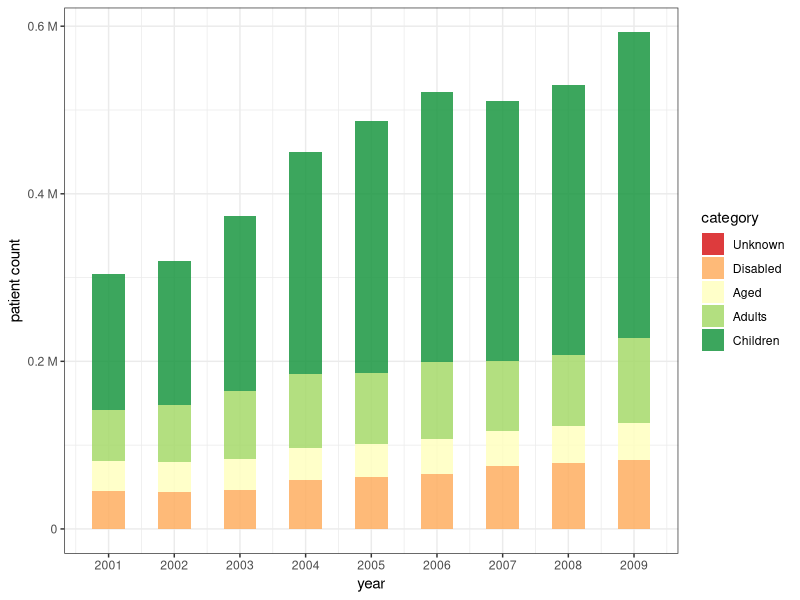
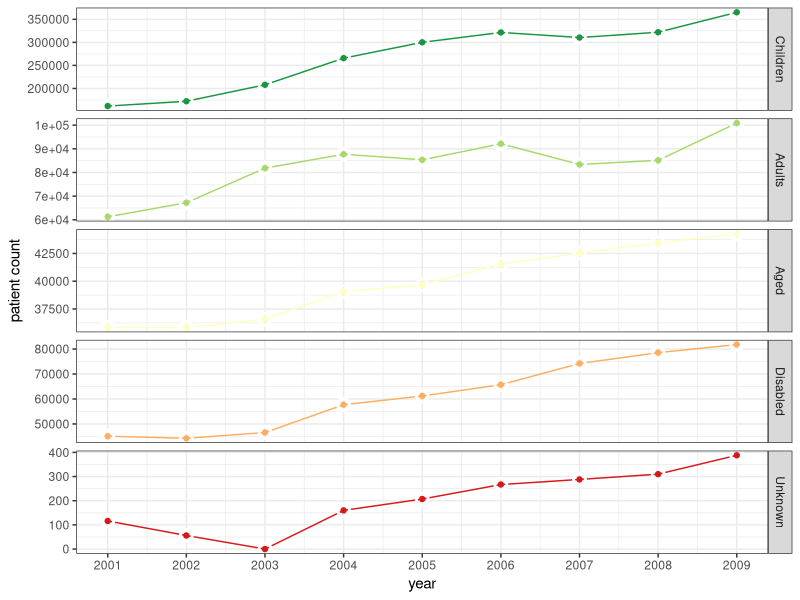
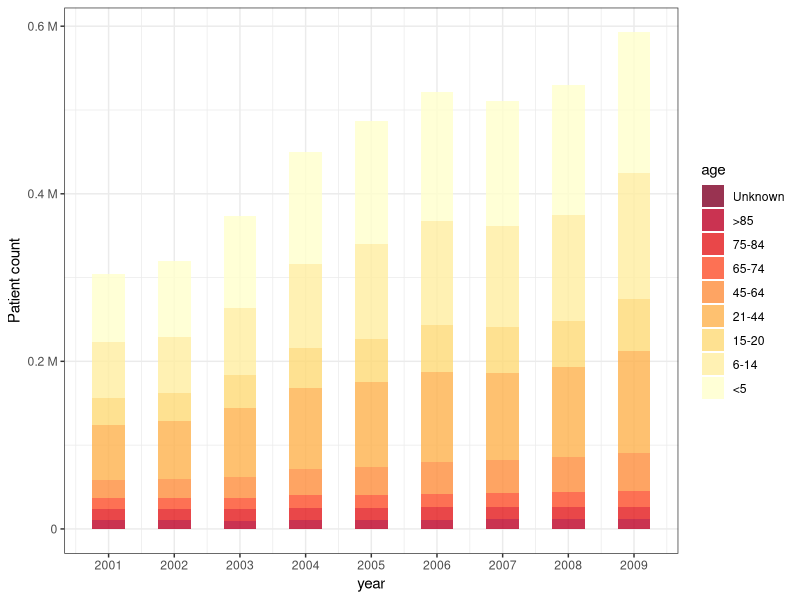
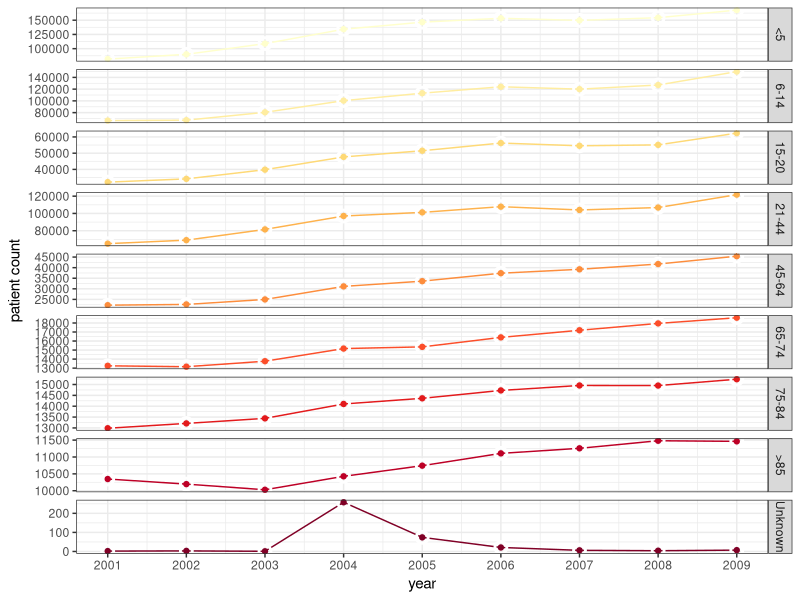

Generate these figures, in order, with R:
# CO medicaid beneficiary visualizations
#
# Created by: Raibatak Das
# Date: May 2016
# Last modified: Jun 2016

library(dplyr)
library(magrittr)
library(RColorBrewer)
library(ggplot2)
#setwd("~/consulting/active-projects/dqa-visualization/dqa-viz/code/")

# Import medicaid demographic data
medicaid.data = read.csv("../data/co-medicaid-demographics.csv")

# Rename and reorder age-groups to a more natural order
levels(medicaid.data$age)
medicaid.data %<>%
  mutate(age = as.character(age)) %>%
  mutate(age = ifelse(age=="5 and younger", "<5", age)) %>%
  mutate(age = ifelse(age=="85 and older", ">85", age)) %>%
  mutate(age = factor(age, levels = c("<5", "6-14", "15-20", "21-44", "45-64",
                                     "65-74", "75-84", ">85", "Unknown")))

# Extract counts in each age grop by year
age.counts = medicaid.data %>%
  group_by(year, age) %>%
  summarise(n = sum(count))

# Reorder categories
levels(medicaid.data$category)
medicaid.data %<>%
  mutate(category = as.character(category)) %>%
  mutate(category = ifelse(category == "Other/ Unknown", "Unknown", category)) %>%
  mutate(category = factor(category, levels = c("Children", "Adults", "Aged",
                                                "Disabled", "Unknown")))

# Extract counts in each category by year
category.counts = medicaid.data %>%
  group_by(year, category) %>%
  summarise(n = sum(count))

# Plot category counts - stacked bar chart
png("../plots/category-by-year-1.png", width=720, height=480)
ggplot(category.counts, aes(x=year, y=n, fill=category)) +
  geom_bar(stat = "identity", width=0.5, alpha=0.85) +
  scale_fill_brewer(type="div", palette="RdYlGn", direction=-1,
                    guide = guide_legend(reverse=T)) +
  scale_x_continuous(breaks=c(2001:2009)) +
  ylab("patient count") +
  scale_y_continuous(breaks=c(0, 2e5, 4e5, 6e5),
                     labels=c("0", "0.2 M", "0.4 M", "0.6 M")) +
  theme_bw()
dev.off()

# Use faceting to show individual categories
png("../plots/category-by-year-2.png", width=720, height=720)
ggplot(category.counts, aes(x=year, y=n, color=category)) +
  geom_line() +
  geom_point(shape=1, size=3, stroke=1.5, colour="white") +
  geom_point() +
  scale_color_brewer(type="div", palette="RdYlGn", direction=-1,
                    guide = F) +
  facet_grid(category ~ ., scales="free_y") +
  scale_x_continuous(breaks=c(2001:2009)) +
  ylab("patient count") +
  theme_bw()
dev.off()

# Plot counts in beneficiary age groups by year
png("../plots/age-by-year-1.png", width=720, height=480)
ggplot(age.counts, aes(x=year, y=n, fill=age)) +
  geom_bar(stat = "identity", width=0.5, alpha=0.8) +
  scale_fill_brewer(type = "seq", palette="YlOrRd", guide = guide_legend(reverse=T)) +
  scale_x_continuous(breaks=c(2001:2009)) +
  ylab("Patient count") +
  scale_y_continuous(breaks=c(0, 2e5, 4e5, 6e5),
                     labels=c("0", "0.2 M", "0.4 M", "0.6 M")) +
  theme_bw()
dev.off()

# Use faceting to show individual age groups
png("../plots/age-by-year-2.png", width=720, height=720)
ggplot(age.counts, aes(x=year, y=n, color=age)) +
  geom_line() +
  geom_point(shape=1, size=3, stroke=1.5, colour="white") +
  geom_point() +
  scale_color_brewer(type = "seq", palette="YlOrRd", guide = F) +
  facet_grid(age ~ ., scales="free_y") +
  scale_x_continuous(breaks=c(2001:2009)) +
  ylab("patient count") +
  theme_bw()
dev.off()
